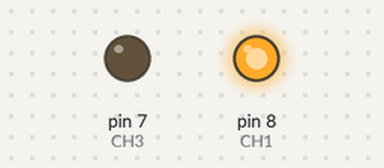
A sketch run on a simulated Arduino Uno, built with avr-gcc and run on an emulated ATmega328P. Shown: output pins drawn as LEDs (lit = HIGH).

Above: at 3.0 s.
At 19.6 s:
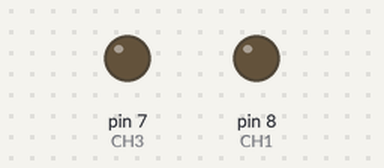
At 36.9 s:
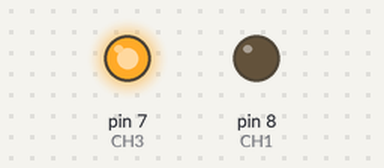
Timing chart, 0 to 44.4 s (numbered marks = the images above):
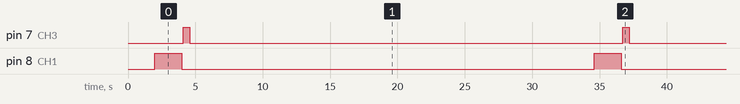

Measured:
- by itself, pin 7 (CH3): alternates HIGH for 0.50 s and LOW for 32.1 s
- by itself, pin 8 (CH1): alternates HIGH for 2.0 s and LOW for 30.6 s
- by itself, everything shown: repeats every 32.6 s, in 4 steps

The sketch:

CANON-SHUTTER.ino
```cpp
/* ===============================================================
      Project: Arduino Selfie
       Author: Scott C
      Created: 14th Sept 2014
  Arduino IDE: 1.0.5
      Website: http://arduinobasics.blogspot.com/p/arduino-basics-projects-page.html
  Description: Arduino takes selfie every 30 seconds
================================================================== */

 /*
  Connect 5V on Arduino to VCC on Relay Module
  Connect GND on Arduino to GND on Relay Module */

 #define CH1 8   // Connect Digital Pin 8 on Arduino to CH1 on Relay Module
 #define CH3 7   // Connect Digital Pin 7 on Arduino to CH3 on Relay Module

 void setup(){
   //Setup all the Arduino Pins
   pinMode(CH1, OUTPUT);
   pinMode(CH3, OUTPUT);

   //Turn OFF any power to the Relay channels
   digitalWrite(CH1,LOW);
   digitalWrite(CH3,LOW);
   delay(2000); //Wait 2 seconds before starting sequence
 }

 void loop(){
   digitalWrite(CH1, HIGH);  //Focus camera by switching Relay 1
   delay(2000);
   digitalWrite(CH1, LOW);   //Stop focus
   delay(100);
   digitalWrite(CH3, HIGH);  //Press shutter button for 0.5 seconds
   delay(500);
   digitalWrite(CH3,LOW);    //Release shutter button
   delay(30000);             //Wait 30 seconds before next selfie
 }
```
